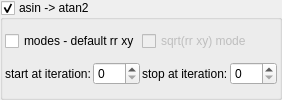
    <widget class="MyGroupBox" name="groupCheck_transf_function_enabledY_false">
     <property name="toolTip">
      <string/>
     </property>
     <property name="title">
      <string>asin -&gt; atan2&amp;</string>
     </property>
     <property name="checkable">
      <bool>true</bool>
     </property>
     <layout class="QVBoxLayout" name="verticalLayout_51">
      <property name="spacing">
       <number>2</number>
      </property>
      <property name="leftMargin">
       <number>2</number>
      </property>
      <property name="topMargin">
       <number>2</number>
      </property>
      <property name="rightMargin">
       <number>2</number>
      </property>
      <property name="bottomMargin">
       <number>2</number>
      </property>
      <item>
       <layout class="QGridLayout" name="gridLayout_25" columnstretch="0,0">
        <property name="spacing">
         <number>2</number>
        </property>
        <item row="0" column="1">
         <widget class="MyCheckBox" name="checkBox_transf_function_enabledB_false">
          <property name="enabled">
           <bool>false</bool>
          </property>
          <property name="text">
           <string notr="true">sqrt(rr xy) mode</string>
          </property>
         </widget>
        </item>
        <item row="0" column="0">
         <widget class="MyCheckBox" name="checkBox_transf_function_enabledX_false">
          <property name="text">
           <string notr="true">modes - default rr xy</string>
          </property>
         </widget>
        </item>
       </layout>
      </item>
      <item>
       <layout class="QHBoxLayout" name="horizontalLayout_19" stretch="0,1,0,1">
        <item>
         <widget class="QLabel" name="label_100">
          <property name="text">
           <string>start at iteration:</string>
          </property>
         </widget>
        </item>
        <item>
         <widget class="MySpinBox" name="spinboxInt_transf_start_iterations_B">
          <property name="sizePolicy">
           <sizepolicy hsizetype="Minimum" vsizetype="Maximum">
            <horstretch>0</horstretch>
            <verstretch>0</verstretch>
           </sizepolicy>
          </property>
          <property name="minimum">
           <number>0</number>
          </property>
          <property name="maximum">
           <number>999</number>
          </property>
          <property name="value">
           <number>0</number>
          </property>
         </widget>
        </item>
        <item>
         <widget class="QLabel" name="label_70">
          <property name="text">
           <string>stop at iteration:</string>
          </property>
         </widget>
        </item>
        <item>
         <widget class="MySpinBox" name="spinboxInt_transf_stop_iterations_B">
          <property name="sizePolicy">
           <sizepolicy hsizetype="Preferred" vsizetype="Maximum">
            <horstretch>0</horstretch>
            <verstretch>0</verstretch>
           </sizepolicy>
          </property>
          <property name="maximum">
           <number>999</number>
          </property>
         </widget>
        </item>
       </layout>
      </item>
     </layout>
    </widget>
